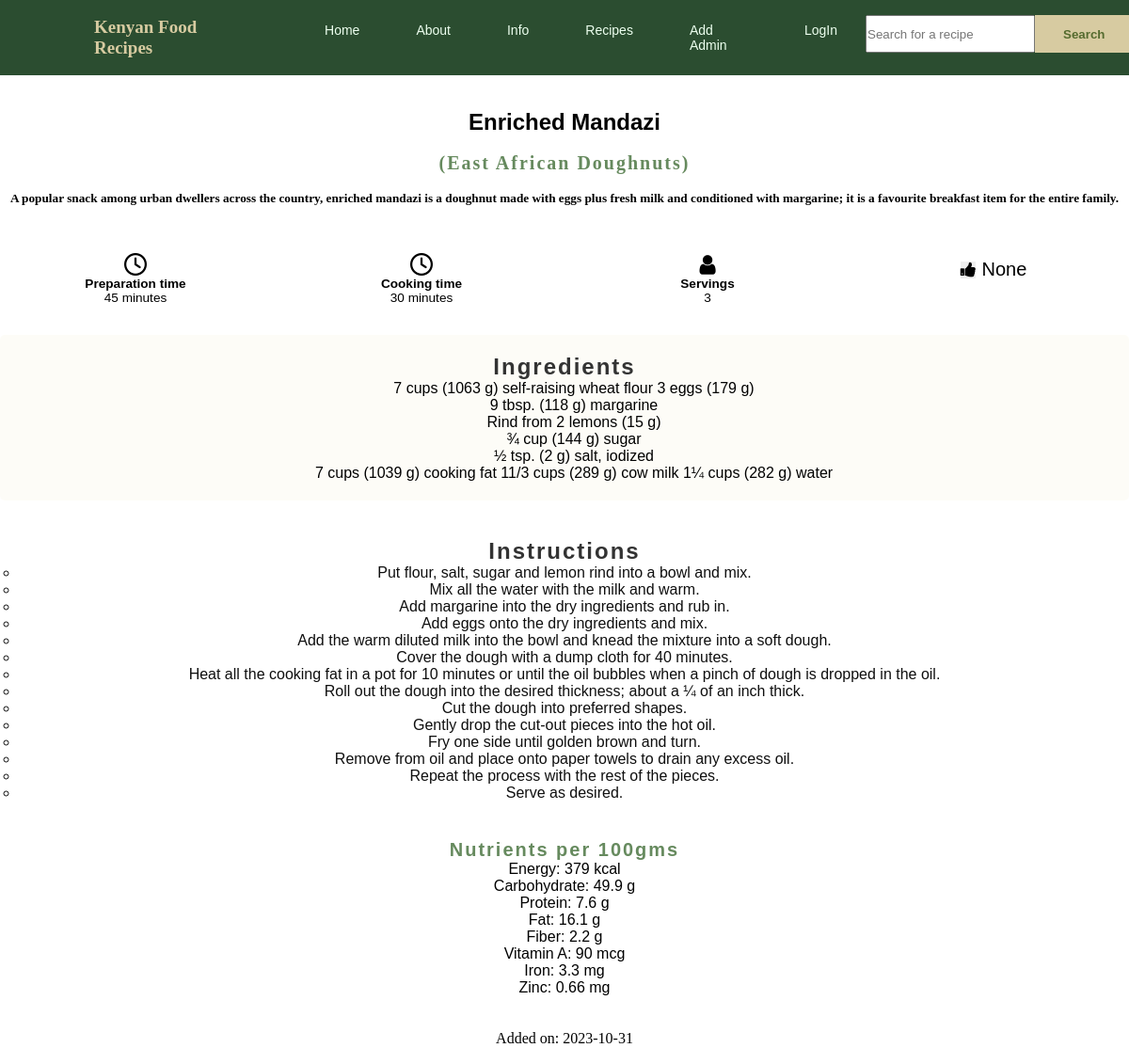
Page /recipes/2 on the committed database.
### app.py (models this page shows)
class Recipe(db.Model):
    __tablename__ = 'recipes'
    id = db.Column(db.Integer, primary_key=True)
    title = db.Column(db.String(200), nullable=False)
    subtitle = db.Column(db.String(200), nullable=False)
    date_posted = db.Column(db.Date, default=date.today)
    slug = db.Column(db.String(200), nullable=False)
    ingredients = db.Column(db.Text, nullable=False)
    instructions = db.Column(db.Text, nullable=False)
    preparation_time = db.Column(db.String(20), nullable=False)
    cooking_time = db.Column(db.String(20), nullable=False)
    servings = db.Column(db.Integer, nullable=False)
    energy = db.Column(db.String(20), nullable=False)
    protein = db.Column(db.String(20), nullable=False)
    fat = db.Column(db.String(20), nullable=False)
    fiber = db.Column(db.String(20), nullable=False)
    vitamin_a = db.Column(db.String(20), nullable=False)
    iron = db.Column(db.String(20), nullable=False)
    zinc = db.Column(db.String(20), nullable=False)
    carbohydrate = db.Column(db.String(20), nullable=False)
    upvotes = db.Column(db.Integer)
    '''category_id = db.Column(db.Integer, db.ForeignKey('categories.id', name='fk_category_id'))  # Add name here
    category = db.relationship("Category", back_populates="recipes")'''

### app.py (the view)
@app.route('/recipes/<int:id>')
def recipe(id):
    recipe = Recipe.query.get_or_404(id)
    return render_template('recipe.html', recipe=recipe)

### forms.py
class SearchForm(FlaskForm):
    searched = StringField("Searched", validators=[DataRequired()])
    submit = SubmitField("Search")

### app.py (called while the page is built)
@app.context_processor
def base():
    form = SearchForm()
    return dict(form=form)

### templates/recipe.html (shortened to what this page needs)
{% extends 'base.html'%}
{% block content %}
<link rel="stylesheet" href="https://cdnjs.cloudflare.com/ajax/libs/font-awesome/4.7.0/css/font-awesome.min.css">
<link rel="stylesheet" href="https://cdnjs.cloudflare.com/ajax/libs/font-awesome/4.7.0/css/font-awesome.min.css">
<div class="container">
    <div> <br/><br/>
        <h2>{{ recipe.title }}</h2><br/>
        <h4 style="font-family: Papyrus;">{{ recipe.subtitle }}</h4><br/>
        <h5 style="font-family: Papyrus;">{{ recipe.slug }}</h5><br/>
    </div>
    <div class="inline-details">
<div class="recipe-icons">
    <article>
        <i class="fa fa-clock-o"></i>
        <h5>Preparation time</h5>
        <p>{{ recipe.preparation_time }}</p>
    </article>
    <article>
        <i class="fa fa-clock-o"></i>
        <h5>Cooking time</h5>
        <p>{{ recipe.cooking_time }}</p>
    </article>
    <article>
        <i class="fa fa-user"></i>
        <h5>Servings</h5>
        <p>{{ recipe.servings }}</p>
    </article>
    <form class="material-icons" action="{{ url_for('upvote', recipe_id=recipe.id)}}" method="POST">
      <button style="border: none;"><i class="fa fa-thumbs-up" style="font-size:18px; "></i></button> <small>{{recipe.upvotes}}</small>
</div>
    <div class="paragraph-details ingredients-section">
        <h4 class="ingredients-title">Ingredients</h4>
            <ul class="ingredients-list">
                <p>{{recipe.ingredients | safe }}</p>
            </ul>
    </div>
    <div class="paragraph-details instructions-section">
        <h4 class="instructions-title">Instructions</h4>
        <ul class="instructions-text">
        <p>{{recipe.instructions | safe }}</p>
        </ul>
    </div>
    <div class="nutrient-details">
        <h4>Nutrients per 100gms</h4>
        <p>Energy: {{recipe.energy }}</p>
        <p>Carbohydrate: {{recipe.carbohydrate }}</p>
        <p>Protein: {{recipe.protein }}</p>
        <p>Fat: {{recipe.fat }}</p>
        <p>Fiber: {{recipe.fiber }}</p>
        <p>Vitamin A: {{recipe.vitamin_a }}</p>
        <p>Iron: {{recipe.iron }}</p>
        <p>Zinc: {{recipe.zinc }}</p>
    </div>
    <br/><br/>
    <p style="font-family: Papyrus;">Added on: {{ recipe.date_posted }}</p><br/>
</div>
{% endblock %}

### static/styles.css (style rules this page uses)
* { padding: 0; margin: 0; box-sizing: border-box; font-family: 'Josefin Sans', sans-serif; }
html { scroll-behavior: smooth; }
h4 { color: #668a5e; letter-spacing: 2px; font-size: 20px; }

### templates/recipe.html (style rules this page uses)
.container { text-align: center; }
.recipe-icons { display: grid; grid-template-columns: repeat(4, 1fr); gap: 1rem; margin: 2rem 0; text-align: center; }
.recipe-icons i { font-size: 1.5rem; color: var(--primary-500); }
.recipe-icons h5,.recipe-icons p { margin-bottom: 0; font-size: 0.85rem; }
.recipe-icons p { color: var(--grey-600); }
.ingredients-section { background-color: #fdfcf7ee; padding: 20px; border-radius: 5px; margin-bottom: 20px; }
.ingredients-title { font-size: 24px; color: #333; }
.ingredients-list { list-style: disc; margin-left: 20px; }
.instructions-section { padding: 20px; border-radius: 5px; margin-bottom: 20px; }
.instructions-title { font-size: 24px; color: #333; }
.instructions-text { font-size: 16px; color: #0f0f0f; }

### rows in the picture
Recipe: title "Enriched Mandazi", subtitle "(East African Doughnuts)", slug "A popular snack among urban dwellers across the country, enriched mandazi is a doughnut made with eggs plus fresh milk and conditioned with margarine; it is a favourite breakfast item for the entire family.", preparation_time "45 minutes", cooking_time "30 minutes", servings "3", upvotes "None", ingredients "7 cups (1063 g) self-raising wheat flour 3 eggs (179 g) 9 tbsp. (118 g) margarine Rind from 2 lemons (15 g) ¾ cup (144 g) sugar ½ tsp. (2 g) salt, iodized 7 cups (1039 g) cooking fat 11/3 cups (289 g) cow milk 1¼ cups (282 g) water", instructions "Put flour, salt, sugar and lemon rind into a bowl and mix. Mix all the water with the milk and warm. Add margarine into the dry ingredients and rub in. Add eggs onto the dry ingredients and mix. Add the warm diluted milk into the bowl and knead the mixture into a soft dough. Cover the dough with a dump cloth for 40 minutes. Heat all the cooking fat in a pot for 10 minutes or until the oil bubbles when a pinch of dough is dropped in the oil. Roll out the dough into the desired thickness; about a ¼ of an inch thick. Cut the dough into preferred shapes. Gently drop the cut-out pieces into the hot oil. Fry one side until golden brown and turn. Remove from oil and place onto paper towels to…", energy "379 kcal", carbohydrate "49.9 g", protein "7.6 g", fat "16.1 g", fiber "2.2 g", vitamin_a "90 mcg", iron "3.3 mg", zinc "0.66 mg", date_posted "2023-10-31"
